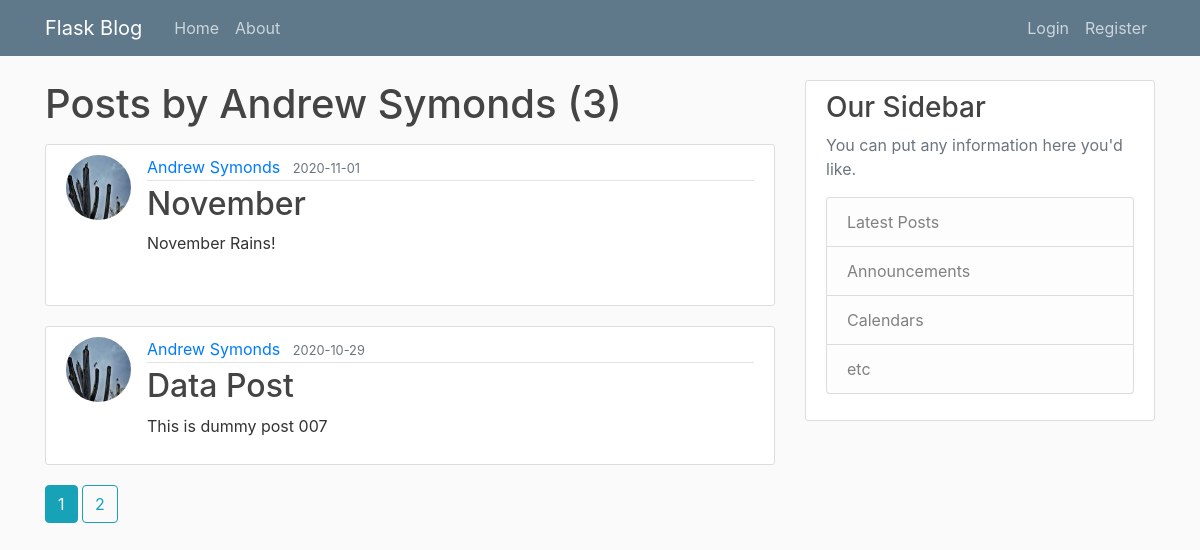
The app's page /user/Andrew Symonds with its own data.
### flaskblog/models.py (models this page shows, shortened)
class User(db.Model, UserMixin):
    id = db.Column(db.Integer, primary_key=True)
    username = db.Column(db.String(20), unique=True, nullable=False)
    email = db.Column(db.String(120), unique=True, nullable=False)
    image_file = db.Column(db.String(20), nullable=False, default='default.jpg')
    password = db.Column(db.String(60), nullable=False)
    posts = db.relationship('Post', backref='author', lazy=True)

class Post(db.Model):
    id = db.Column(db.Integer, primary_key=True)
    title = db.Column(db.String(100), nullable=False)
    date_posted = db.Column(db.DateTime, nullable=False, default=datetime.utcnow)
    content = db.Column(db.Text, nullable=False)
    user_id = db.Column(db.Integer, db.ForeignKey('user.id'), nullable=False)

### flaskblog/users/routes.py (the view)
@users.route("/user/<string:username>")
def user_posts(username):
    page = request.args.get('page', 1, type=int)
    user = User.query.filter_by(username=username).first_or_404()
    posts = Post.query.filter_by(author=user)\
        .order_by(Post.date_posted.desc())\
        .paginate(page=page, per_page=2)
    return render_template('user_posts.html', posts=posts, user=user)

### flaskblog/templates/user_posts.html
{% extends "layout.html" %}
{% block content %}
    <h1 class="mb-3">Posts by {{ user.username }} ({{ posts.total }})</h1>
    {% for post in posts.items %}
        <article class="media content-section">
          <img class="rounded-circle article-img" src="{{ url_for('static', filename='profile_pics/' + post.author.image_file) }}">
          <div class="media-body">
            <div class="article-metadata">
              <a class="mr-2" href="{{ url_for('users.user_posts', username=post.author.username) }}">{{ post.author.username }}</a>
              <small class="text-muted">{{ post.date_posted.strftime('%Y-%m-%d') }}</small>
            </div>
            <h2><a class="article-title" href="{{ url_for('posts.post', post_id=post.id) }}">{{ post.title }}</a></h2>
            <p class="article-content">{{ post.content }}</p>
          </div>
        </article>
    {% endfor %}
    {% for page_num in posts.iter_pages(left_edge=1, right_edge=1, left_current=1, right_current=2) %}
      {% if page_num %}
        {% if posts.page == page_num %}
          <a class="btn btn-info mb-4" href="{{ url_for('users.user_posts', username=user.username, page=page_num) }}">{{ page_num }}</a>
        {% else %}
          <a class="btn btn-outline-info mb-4" href="{{ url_for('users.user_posts', username=user.username, page=page_num) }}">{{ page_num }}</a>
        {% endif %}
      {% else %}
        ...
      {% endif %}
    {% endfor %}
{% endblock content %}

### flaskblog/static/main.css (style rules this page uses)
body { background: #fafafa; color: #333333; margin-top: 5rem; }
h1, h2, h3, h4, h5, h6 { color: #444444; }
.content-section { background: #ffffff; padding: 10px 20px; border: 1px solid #dddddd; border-radius: 3px; margin-bottom: 20px; }
.article-title { color: #444444; }
.article-content { white-space: pre-line; }
.article-img { height: 65px; width: 65px; margin-right: 16px; }
.article-metadata { padding-bottom: 1px; margin-bottom: 4px; border-bottom: 1px solid #e3e3e3 }

### records on screen
User: username "Andrew Symonds"
Post: image_file (picture), author.username "Andrew Symonds", date_posted "2020-11-01", title "November", content "November Rains!"
Post: image_file (picture), author.username "Andrew Symonds", date_posted "2020-10-29", title "Data Post", content "This is dummy post 007"

### other values on screen
{{ posts.total }} "3"
{{ page_num }} "1"
{{ page_num }} "2"
